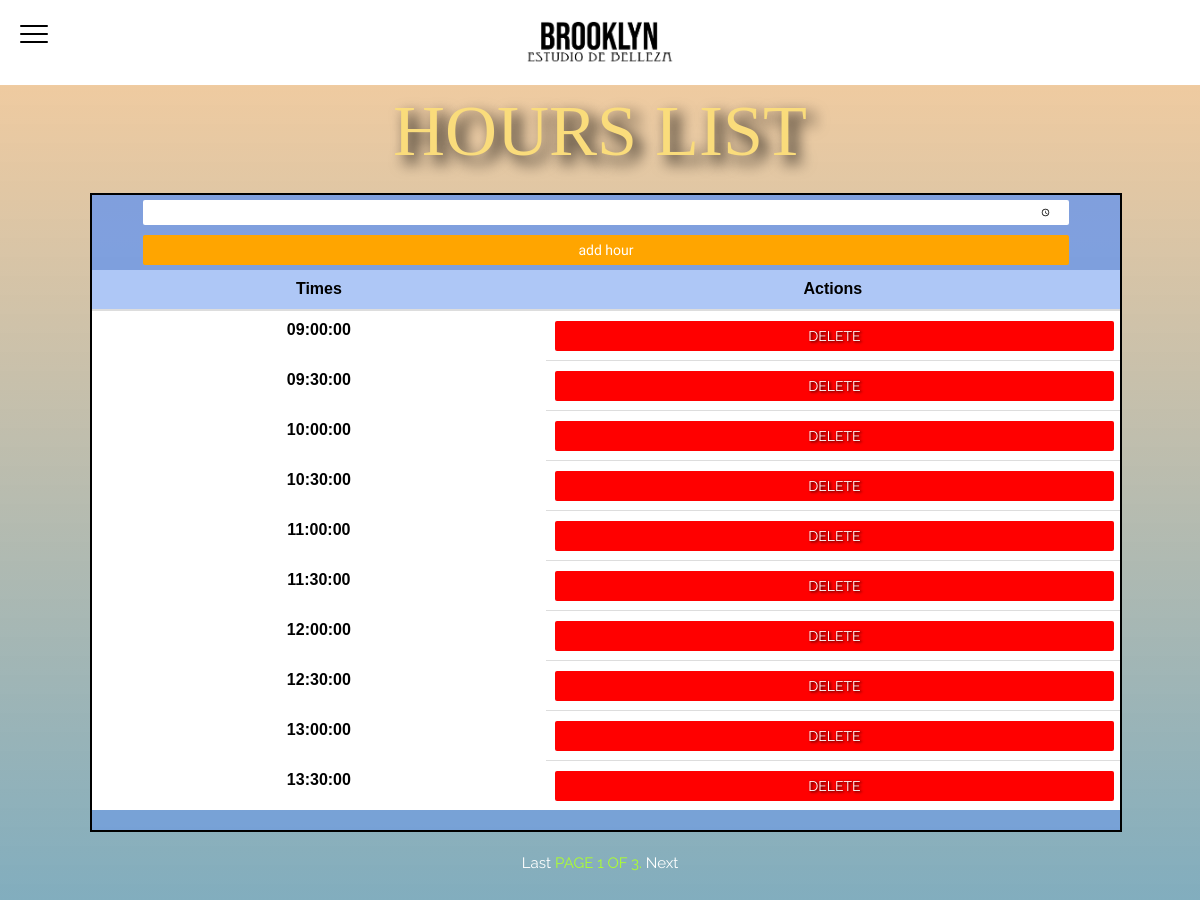
/en/peluqueria/horas/ (signed in), run on the app's committed database.
### apppeluqueria/models.py (models this page shows)
class hora(models.Model):
    hora = models.TimeField(null=False)
    class Meta:
        ordering = ['hora']
    def __str__(self):
        return str(self.hora)

### apppeluqueria/views.py (the view, shortened to what this page needs)
# urls.py: path('horas/', login_required(views.HorasListView), name='horas'),
def HorasListView(request):
    template_name = 'others/horasList.html'
    form = CreateHorasForm()
    horas = hora.objects.all()
    paginator = Paginator(horas, 10)
    page_number = request.GET.get('page')
    page_obj = paginator.get_page(page_number)
    return render(request,template_name,{'horas':page_obj,'form':form})

### apppeluqueria/forms.py
class CreateHorasForm(forms.ModelForm):
    class Meta:
        model = hora
        fields = '__all__'

### apppeluqueria/templates/others/horasList.html (shortened to what this page needs)
{% load static %}
{% load i18n %}
<link rel='stylesheet' href='https://stackpath.bootstrapcdn.com/bootstrap/4.1.3/css/bootstrap.min.css'>
<link rel='stylesheet' href='https://maxcdn.icons8.com/fonts/line-awesome/1.1/css/line-awesome-font-awesome.min.css'>
<link rel="stylesheet" href="https://pro.fontawesome.com/releases/v5.10.0/css/all.css"/>
<link rel="stylesheet" href="{% static 'css/client/client.css' %}">
<link rel="stylesheet" href="{% static 'css/header/styles.css' %}">
{% block content %}
<body class="hora-list" style="background-image:url({% static 'img/fondo-clients-list.jpg' %});">
    <div class="grid-container-role-hora">
        <div class="a">
            <div class="top-header">
                {% include "header.html" %}
            </div>
        </div>
        <div class="b" style=" background: -prefix-linear-gradient(rgba(246, 157, 60,.5), rgba(63, 135, 166,.7));background: linear-gradient(rgba(246, 157, 60,.5), rgba(63, 135, 166,.7));">
            <div class="hoursList">
                <p>{% trans "hours list" %}</p>
                <div class="table-responsive-final">
                    <div class="inphor"><form action="" method="post">{% csrf_token %}<input type="time" name="hora" min="07:00" max="00:00" value="18:00" required><input type="submit" value="{% trans "add hour" %}"></form></div>
                    <table class="table">
                        <thead>
                            <tr>
                                <th scope="col">{% trans "Times" %}</th>
                                <th scope="col">{% trans "Actions" %}</th>
                            </tr>
                          </thead>
                          <tbody>
                            {% if horas %}
                            {% for hora in horas %}
                            <tr>
                                <th scope="row">{{ hora }}</th>
                                <td><form action="" method="POST" id="userDeleteForm"><p class="remove" onclick="borrarCliente()">{% trans "Delete" %}</p></form></td>
                            </tr>
                            {% endfor %}
                            {% endif %}
                          </tbody>
                    </table>
                </div>
                <div class="pagination">
                    <span class="step-links">
                        {% if horas.has_next %}
                            <a href="?page={{ horas.paginator.num_pages }}">{% trans "last" %}</a>
                        {% endif %}
                        <span class="current">
                            {% trans "Page" %} {{ horas.number }} {% trans "of" %} {{ horas.paginator.num_pages }}.
                        </span>
                        {% if horas.has_next %}
                            <a href="?page={{ horas.next_page_number }}">{% trans "next" %}</a>
                        {% endif %}
                    </span>
                </div>
            </div>
        </div>
    </div>
</body>
{% endblock %}

### data on the page
hora: hora "09:00:00"
hora: hora "09:30:00"
hora: hora "10:00:00"
hora: hora "10:30:00"
hora: hora "11:00:00"
hora: hora "11:30:00"
hora: hora "12:00:00"
hora: hora "12:30:00"
hora: hora "13:00:00"
hora: hora "13:30:00"

### other printed values
{{ horas.number }} "1"
{{ horas.paginator.num_pages }} "3"
